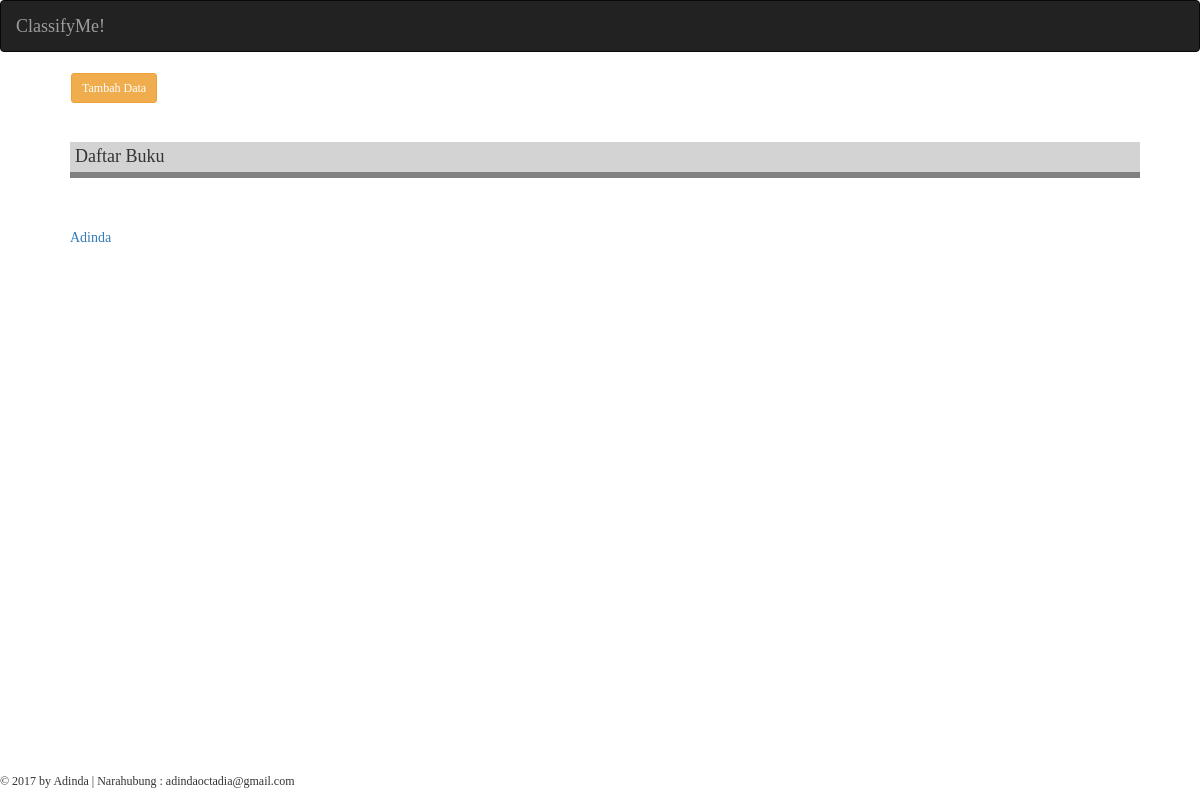
The page /classifyme/input/data/ on the database as committed earlier.
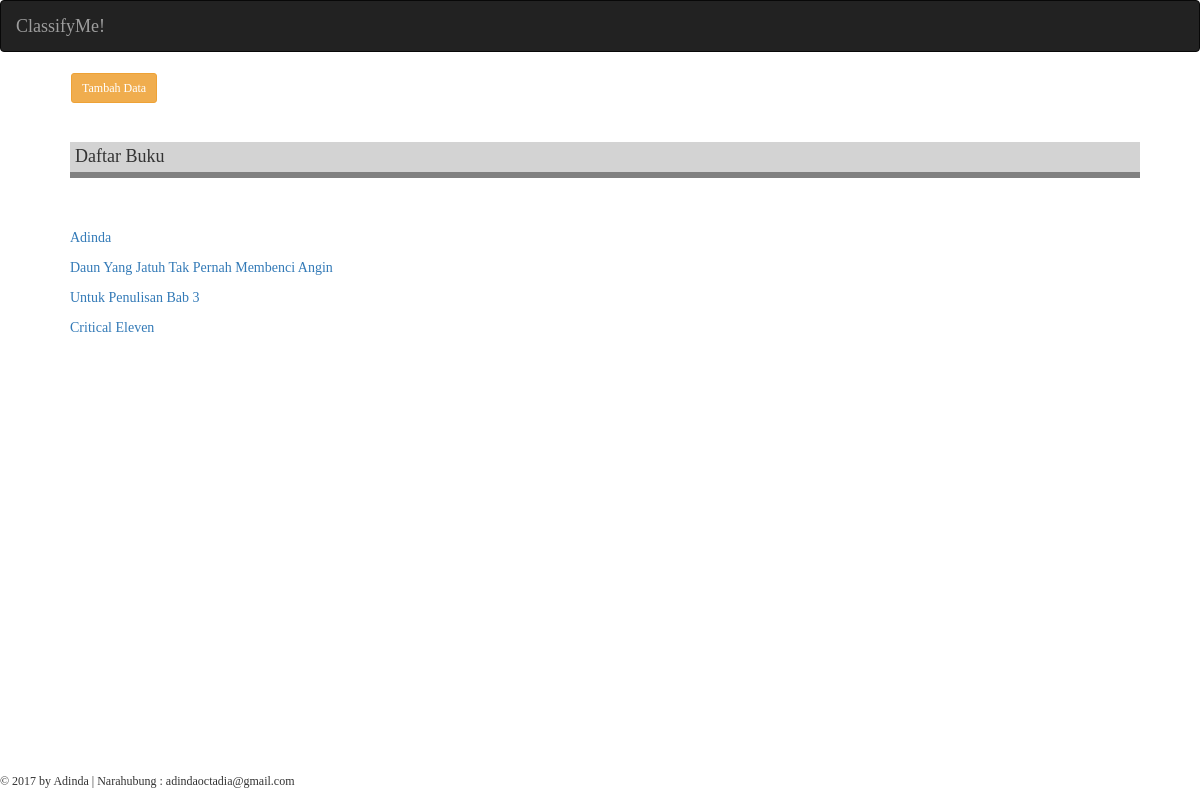
The same page on the database as committed later.
### classifyme/models.py (models this page shows, shortened)
class Buku(models.Model):
    penulis = models.CharField(max_length=20)
    judul = models.CharField(max_length=100)
    penerbit = models.CharField(max_length=30)
    tahun_terbit = models.CharField(max_length=4)
    training_set_positif = models.ForeignKey(TrainingSetPos, null=True)
    training_set_negatif = models.ForeignKey(TrainingSetNeg, null=True)
    testing_set = models.FileField(blank=True, null=True, upload_to='files/%Y/%m/%d/')
    priors_pos = models.FloatField(blank=True, null=True)
    priors_neg = models.FloatField(blank=True, null=True)
    hasil_pos = models.FloatField(blank=True, null=True)
    hasil_neg = models.FloatField(blank=True, null=True)
    hasil_klasifikasi = models.CharField(max_length=20, blank=True, null=True)

### classifyme/views.py (the view)
# urls.py: url(r'^classifyme/input/data/$', views.data, name='data'),
def data(request):
    context = {}
    buku_query = Buku.objects.all()
    context['buku'] = buku_query
    return render(request, 'classifyme/data.html', context)

### templates/classifyme/data.html
{% extends 'classifyme/base.html' %}
{% block content %}
<div class="content container">
  <div class="row">
    <div class="col-md-12">
      <div class="navbar" style="margin-left: 40px;">
        <a href="{% url 'classifyme:input' %}" button type="button" class="btn btn-warning btn-sm">Tambah Data</a>
      </div>
          <h4 style="margin-left: 40px; border-bottom: 6px solid grey; background-color: lightgrey; padding: 5px;">Daftar Buku</h4>
          <br>
          <br>
          {% for q in buku %}
          <p style="margin-left: 40px;"><a href="{% url 'classifyme:textmining' q.id%}">{{q.judul}}</a></p>
          {% endfor %}
          <br>
          <br>
          <br>
    </div>
  </div>
</div>
{% endblock %}

Rows that differ between the two databases and show on the page:
added Buku: judul "Daun Yang Jatuh Tak Pernah Membenci Angin"
added Buku: judul "Untuk Penulisan Bab 3"
added Buku: judul "Critical Eleven"
